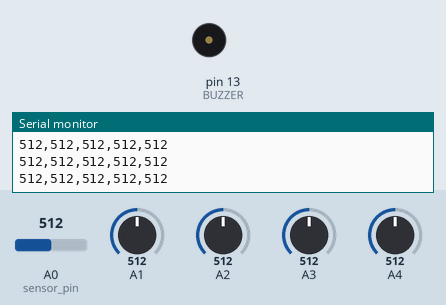
Recording of a sketch running on a simulated Arduino Uno, built with avr-gcc and run on an emulated ATmega328P. Parts: buzzer (waves = sounding), the last lines printed to the serial monitor. The inputs (shaded band) are chosen by the test bench; at power-on: A4 = 512, A0 (sensor_pin) = 512, A1 = 512, A2 = 512, A3 = 512.

Above: at 1.2 s.
1.3 s: A4 set to 73
4.3 s: A4 set to 63
At 5.5 s:
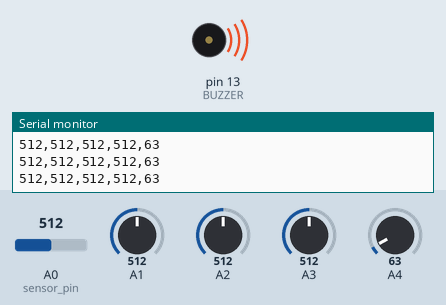
5.8 s: A0 (sensor_pin) set to 105
7.3 s: A0 (sensor_pin) set to 92
8.8 s: A1 set to 107
11.8 s: A1 set to 88
Timing chart, 0 to 14.3 s (numbered marks = the images above; inputs shaded):
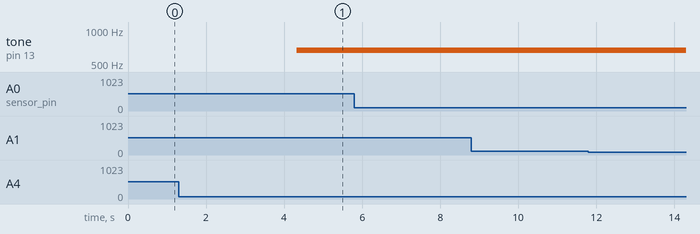

Measured:
- the behaviour switches between 70 and 69 on A4 (found by bisection; images 0 and 1)
- after the input at 4.3 s, tone on pin 13 (BUZZER): silent → 659 Hz at once

The sketch:

Assignment1.ino
```cpp
const int BUZZER = 13;

const int sensor_pin = A0;

int sensor_0;
int sensor_1;
int sensor_2;
int sensor_3;
int sensor_4;

const int threshold = 65;  // threshold to turn Buzzer on

void setup(){  // setup code that only runs once
  Serial.begin(9600);    // initialize serial communication
}

void loop(){   // code that loops forever
  sensor_0 = analogRead(A0);
  sensor_1 = analogRead(A1);
  sensor_2 = analogRead(A2);
  sensor_3 = analogRead(A3);
  sensor_4 = analogRead(A4);

  Serial.print(sensor_0);
  Serial.print(",");
  Serial.print(sensor_1);
  Serial.print(",");
  Serial.print(sensor_2);
  Serial.print(",");
  Serial.print(sensor_3);
  Serial.print(",");
  Serial.println(sensor_4);
		 // print sensor value

  if (sensor_0 < 50) {
    tone(BUZZER, 440);
  } else if (sensor_1 < 50) {
    tone(BUZZER, 494);
  } else if (sensor_2 < 50) {
    tone(BUZZER, 523);
  } else if (sensor_3 < 50) {
    tone(BUZZER, 587);
  }else if (sensor_4 < 70) {
    tone(BUZZER, 659);
  } else {
    noTone(BUZZER);
  }

}
```
